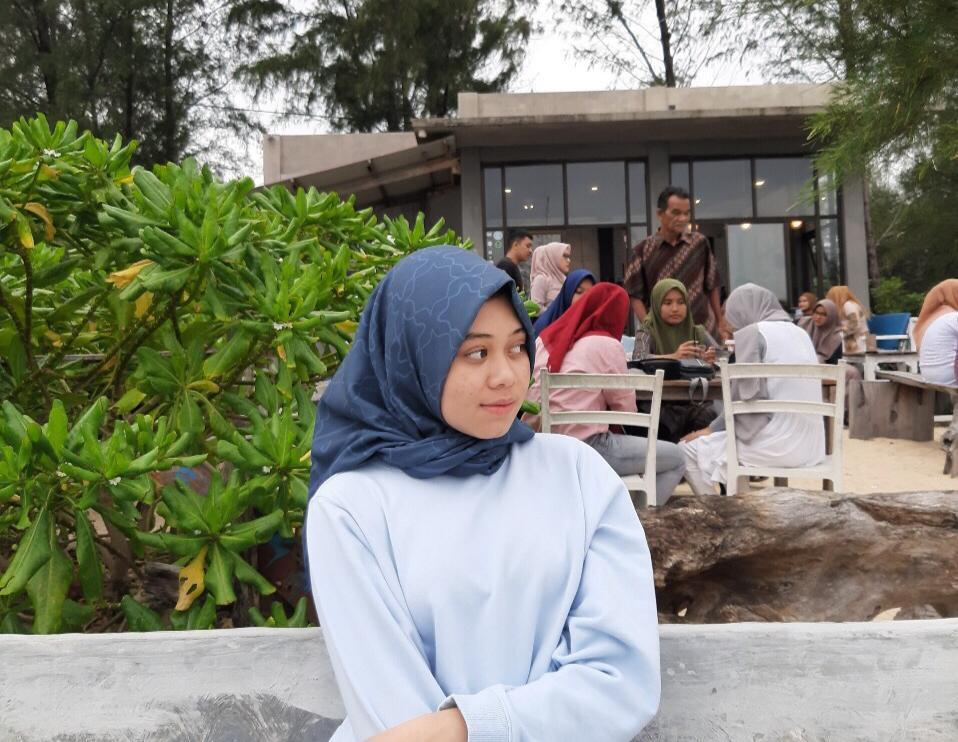
#> input picture isna.jpeg, 958 x 742 px
$ python DeteksiWajah.py
#> lines starting #> are read from the running program, lines starting #| are printed output that depends on the picture
import cv2
import numpy as np

face_cascade = cv2.CascadeClassifier("face_detector.xml")

#Untuk memasukkan file
img = cv2.imread("isna.jpeg")
#> img is the input picture: shape (742, 958, 3); mean B, G, R 113.7, 127.9, 126.5

detections = face_cascade.detectMultiScale(img, scaleFactor=1.1, minNeighbors=6)
#> detections = [[659, 291, 32, 32], [433, 306, 121, 121]]

for face in detections :
        x,y,w,h = face

        cv2.rectangle(img,(x,y),(x+w,y+h),(255,0,0),2)

        cv2.imshow("Hasil Deteksi Wajah", img)
#> this loop made 2 passes
#> pass 2, `cv2.imshow("Hasil Deteksi Wajah", img)`:
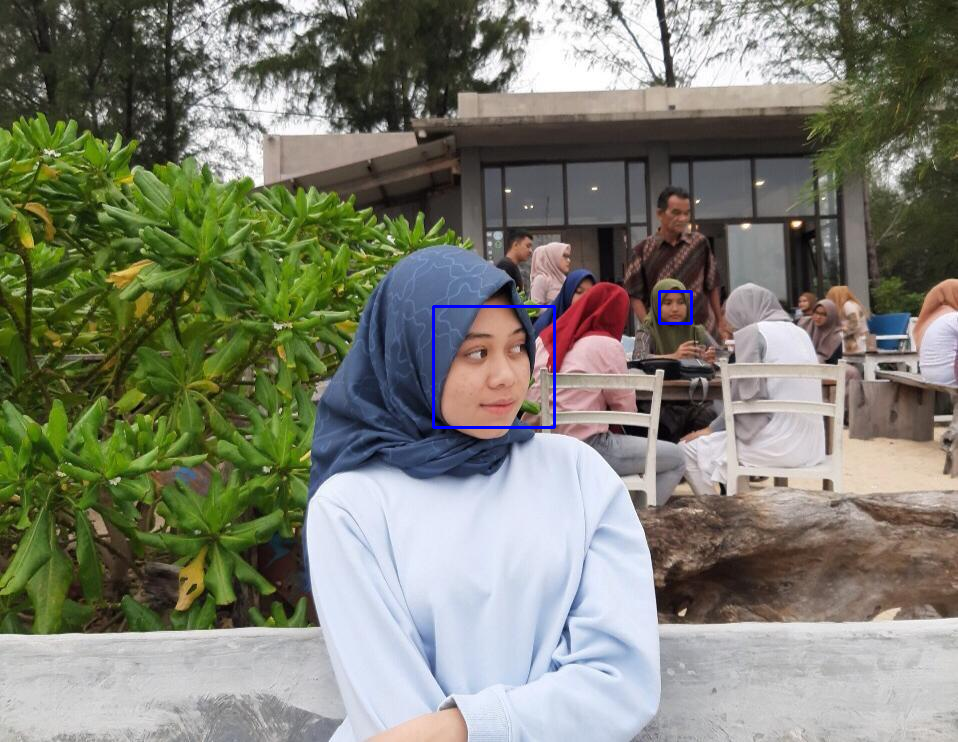
#> window 'Hasil Deteksi Wajah': shape (742, 958, 3); mean B, G, R 114.1, 127.7, 126.2

cv2.waitKey(0)
